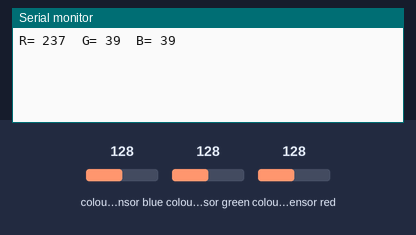
Bench run of a sketch on a simulated Arduino Uno, built with avr-gcc and run on an emulated ATmega328P. Parts: the last lines printed to the serial monitor. Wiring (inferred from the names in the program): TCS3200 colour sensor: output pin 8; S2 pin 6; S3 pin 7; S0 pin 4; S1 pin 5. The inputs (shaded band) are chosen by the test bench; at power-on: colour sensor blue 128, colour sensor green 128, colour sensor red 128.

Above: at 1.2 s.
1.3 s: colour sensor blue set to 5
At 1.3 s:
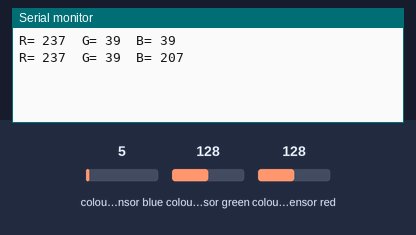
2.8 s: colour sensor green set to 5
At 4.1 s:
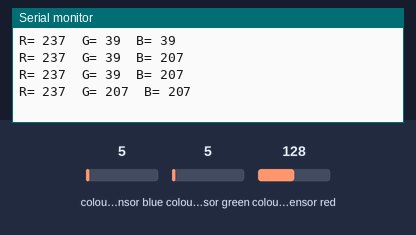
4.3 s: colour sensor red set to 5
At 5.5 s:
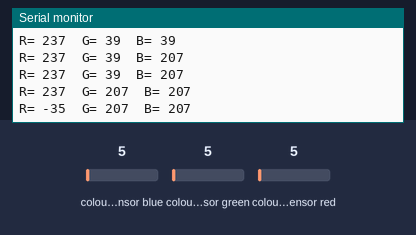

The sketch:

coloursensorsketch.ino
```cpp
#define S0 4
#define S1 5
#define S2 6
#define S3 7
#define sensorOut 8

int frequency = 0;

void setup() {
  pinMode(S0, OUTPUT);
  pinMode(S1, OUTPUT);
  pinMode(S2, OUTPUT);
  pinMode(S3, OUTPUT);
  pinMode(sensorOut, INPUT);

  // Setting frequency-scaling to 20%
  digitalWrite(S0,HIGH);
  digitalWrite(S1,LOW);

  Serial.begin(9600);

//new

// Utility to read color from color sensor
 /* String readColor() {
    digitalWrite(COLOR_SENSOR_S2, LOW);
    digitalWrite(COLOR_SENSOR_S3, LOW);
    int red = pulseIn(COLOR_SENSOR_OUT, LOW);

    digitalWrite(COLOR_SENSOR_S2, HIGH);
    digitalWrite(COLOR_SENSOR_S3, HIGH);
    int blue = pulseIn(COLOR_SENSOR_OUT, LOW);

    digitalWrite(COLOR_SENSOR_S2, LOW);
    digitalWrite(COLOR_SENSOR_S3, HIGH);
    int yellow = pulseIn(COLOR_SENSOR_OUT, LOW);

    if (255>red>240) return "Red";
    else if (50>blue>25) return "green";
    else return "blue";
  }*/
}
void loop() {
  // Setting red filtered photodiodes to be read
  digitalWrite(S2,LOW);
  digitalWrite(S3,LOW);
  // Reading the output frequency
  frequency = pulseIn(sensorOut, LOW);
  //Remap
  frequency = map(frequency, 185, 28, 0,255);
  // Printing the value on the serial monitor
  Serial.print("R= ");//printing name
  Serial.print(frequency);//printing RED color frequency
  Serial.print("  ");
  delay(100);

  // Setting Green filtered photodiodes to be read
  digitalWrite(S2,HIGH);
  digitalWrite(S3,HIGH);
  // Reading the output frequency
  frequency = pulseIn(sensorOut, LOW);
  // Printing the value on the serial monitor
  Serial.print("G= ");//printing name
  Serial.print(frequency);//printing RED color frequency
  Serial.print("  ");
  delay(100);

  // Setting Blue filtered photodiodes to be read
  digitalWrite(S2,LOW);
  digitalWrite(S3,HIGH);
  // Reading the output frequency
  frequency = pulseIn(sensorOut, LOW);

  //new
  // Read color of the product
 // String color = readColor();
  //bool isColorValid = color == "Red" || color == "Blue";


  // Printing the value on the serial monitor
  Serial.print("B= ");//printing name
  Serial.print(frequency);//printing RED color frequency
  Serial.println("  ");
  delay(1000);
}
```

Measured:
- after the input at 2.8 s, the serial monitor: prints a new line after 0.80 s (image 2)
- after the input at 4.3 s, the serial monitor: prints a new line after 0.51 s (image 3)
